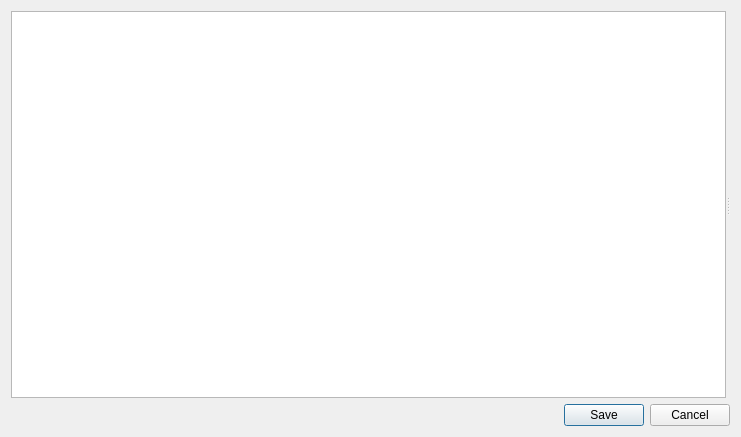
<?xml version="1.0" encoding="UTF-8"?>
<ui version="4.0">
 <class>CSettingsDialog</class>
 <widget class="QDialog" name="CSettingsDialog">
  <property name="geometry">
   <rect>
    <x>0</x>
    <y>0</y>
    <width>741</width>
    <height>437</height>
   </rect>
  </property>
  <property name="windowTitle">
   <string>Settings</string>
  </property>
  <layout class="QVBoxLayout" name="verticalLayout">
   <item>
    <widget class="QSplitter" name="splitter">
     <property name="orientation">
      <enum>Qt::Horizontal</enum>
     </property>
     <property name="opaqueResize">
      <bool>false</bool>
     </property>
     <property name="childrenCollapsible">
      <bool>false</bool>
     </property>
     <widget class="QListWidget" name="pageList"/>
     <widget class="QStackedWidget" name="pages"/>
    </widget>
   </item>
   <item>
    <widget class="QDialogButtonBox" name="buttonBox">
     <property name="orientation">
      <enum>Qt::Horizontal</enum>
     </property>
     <property name="standardButtons">
      <set>QDialogButtonBox::Cancel|QDialogButtonBox::Save</set>
     </property>
    </widget>
   </item>
  </layout>
 </widget>
 <resources/>
 <connections>
  <connection>
   <sender>buttonBox</sender>
   <signal>accepted()</signal>
   <receiver>CSettingsDialog</receiver>
   <slot>accept()</slot>
   <hints>
    <hint type="sourcelabel">
     <x>248</x>
     <y>254</y>
    </hint>
    <hint type="destinationlabel">
     <x>157</x>
     <y>274</y>
    </hint>
   </hints>
  </connection>
  <connection>
   <sender>buttonBox</sender>
   <signal>rejected()</signal>
   <receiver>CSettingsDialog</receiver>
   <slot>reject()</slot>
   <hints>
    <hint type="sourcelabel">
     <x>316</x>
     <y>260</y>
    </hint>
    <hint type="destinationlabel">
     <x>286</x>
     <y>274</y>
    </hint>
   </hints>
  </connection>
 </connections>
</ui>
